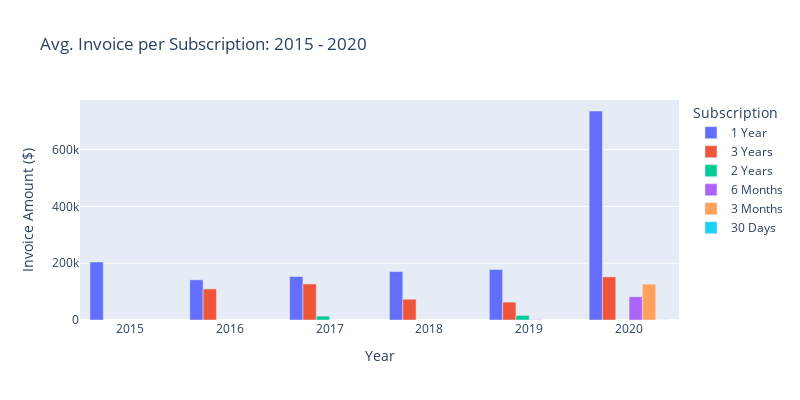
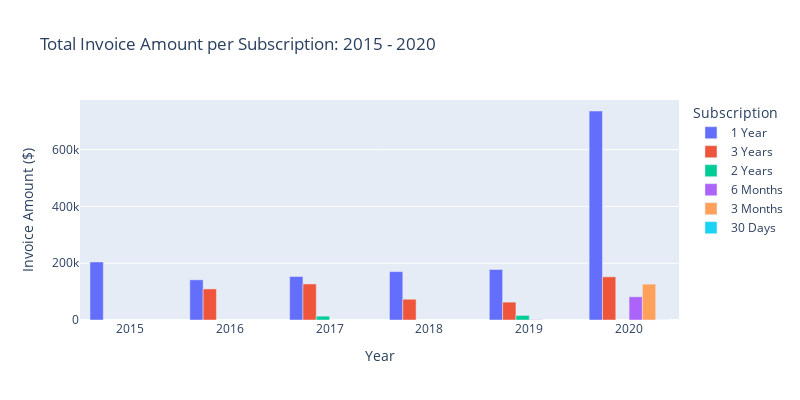
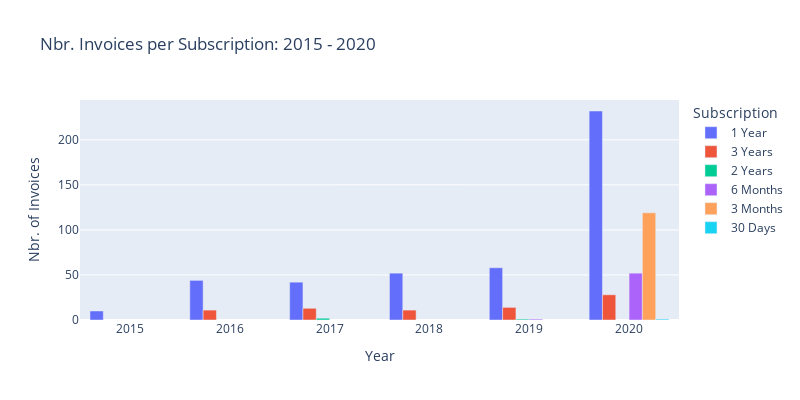
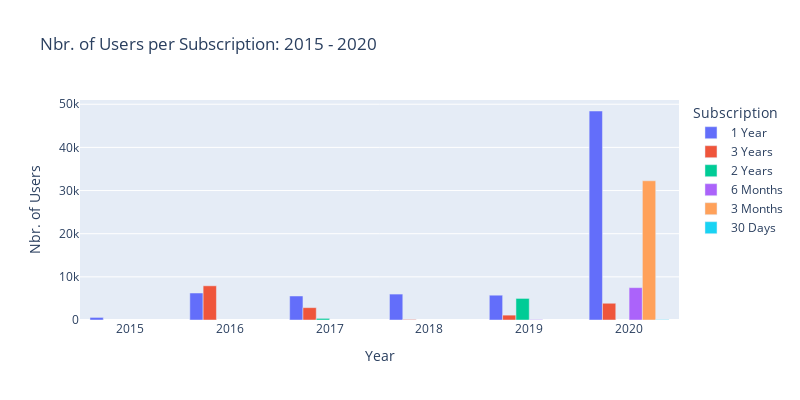

Notebook code cell kept with these figures, in order:
### Code cell
# Subscription quantity per subscription type
atlas_grouped__year_subscription__mean  = invoice_data_by_service_start.groupby(["InvoiceDate_Year", "Subscription"]).sum()
atlas_grouped__year_subscription__sum   = invoice_data_by_service_start.groupby(["InvoiceDate_Year", "Subscription"]).sum()
atlas_grouped__year_subscription__count = invoice_data_by_service_start.groupby(["InvoiceDate_Year", "Subscription"]).count()

plt__atlas_grouped__year_subscription__mean = tools.tool_plot_building.generate_plot__px_bar(
    data=atlas_grouped__year_subscription__mean.reset_index(),
    x="InvoiceDate_Year",
    y="InvoiceAmount",
    color="Subscription",
    title="Avg. Invoice per Subscription: 2015 - 2020",
    xlabel="Year",
    ylabel="Invoice Amount ($)",
    barmode="group", width=800, height=400
    )

plt__atlas_grouped__year_subscription__sum = tools.tool_plot_building.generate_plot__px_bar(
    data=atlas_grouped__year_subscription__sum.reset_index(),
    x="InvoiceDate_Year",
    y="InvoiceAmount",
    color="Subscription",
    title="Total Invoice Amount per Subscription: 2015 - 2020",
    xlabel="Year",
    ylabel="Invoice Amount ($)",
    barmode="group", width=800, height=400
    )

plt__atlas_grouped__year_subscription__count = tools.tool_plot_building.generate_plot__px_bar(
    data=atlas_grouped__year_subscription__count.reset_index(),
    x="InvoiceDate_Year",
    y="InvoiceAmount",
    color="Subscription",
    title="Nbr. Invoices per Subscription: 2015 - 2020",
    xlabel="Year",
    ylabel="Nbr. of Invoices",
    barmode="group", width=800, height=400
    )

plt__atlas_grouped__year_subscription__nbrusers = tools.tool_plot_building.generate_plot__px_bar(
    data=atlas_grouped__year_subscription__sum.reset_index(),
    x="InvoiceDate_Year",
    y="NumberofUsers",
    color="Subscription",
    title="Nbr. of Users per Subscription: 2015 - 2020",
    xlabel="Year",
    ylabel="Nbr. of Users",
    barmode="group", width=800, height=400
    )

pn.Column(
    plt__atlas_grouped__year_subscription__mean.show(),
    plt__atlas_grouped__year_subscription__sum.show(),
    plt__atlas_grouped__year_subscription__count.show(),
    plt__atlas_grouped__year_subscription__nbrusers.show()
)



# plt__atlas_grouped__year_subscription__count.show()

# .plot.pie(x="Customers", y="Invoice Amount", figsize=(8, 8))


# TODO Subscription count per subscription type

# TODO hvplot forall

# TODO use new data (removes 18months 5months)

### Figure 1 — Plotly figure (JSON) as saved in the notebook; plotly's stock layout.template omitted (floating-point values rounded to 4 significant figures)
{"data": [{"alignmentgroup": "True", "hovertemplate": "Subscription=1 Year<br>InvoiceDate_Year=%{x}<br>InvoiceAmount=%{y}<extra></extra>", "legendgroup": "1 Year", "marker": {"color": "#636efa"}, "name": "1 Year", "offsetgroup": "1 Year", "orientation": "v", "showlegend": true, "textposition": "auto", "type": "bar", "x": [2015, 2016, 2017, 2018, 2019, 2020], "xaxis": "x", "y": [204350, 141550, 153200, 170390, 177840, 736100.0], "yaxis": "y"}, {"alignmentgroup": "True", "hovertemplate": "Subscription=3 Years<br>InvoiceDate_Year=%{x}<br>InvoiceAmount=%{y}<extra></extra>", "legendgroup": "3 Years", "marker": {"color": "#EF553B"}, "name": "3 Years", "offsetgroup": "3 Years", "orientation": "v", "showlegend": true, "textposition": "auto", "type": "bar", "x": [2016, 2017, 2018, 2019, 2020], "xaxis": "x", "y": [109500, 126989, 73180, 62985, 152012], "yaxis": "y"}, {"alignmentgroup": "True", "hovertemplate": "Subscription=2 Years<br>InvoiceDate_Year=%{x}<br>InvoiceAmount=%{y}<extra></extra>", "legendgroup": "2 Years", "marker": {"color": "#00cc96"}, "name": "2 Years", "offsetgroup": "2 Years", "orientation": "v", "showlegend": true, "textposition": "auto", "type": "bar", "x": [2017, 2019], "xaxis": "x", "y": [13500, 16000], "yaxis": "y"}, {"alignmentgroup": "True", "hovertemplate": "Subscription=6 Months<br>InvoiceDate_Year=%{x}<br>InvoiceAmount=%{y}<extra></extra>", "legendgroup": "6 Months", "marker": {"color": "#ab63fa"}, "name": "6 Months", "offsetgroup": "6 Months", "orientation": "v", "showlegend": true, "textposition": "auto", "type": "bar", "x": [2019, 2020], "xaxis": "x", "y": [1250, 81806], "yaxis": "y"}, {"alignmentgroup": "True", "hovertemplate": "Subscription=3 Months<br>InvoiceDate_Year=%{x}<br>InvoiceAmount=%{y}<extra></extra>", "legendgroup": "3 Months", "marker": {"color": "#FFA15A"}, "name": "3 Months", "offsetgroup": "3 Months", "orientation": "v", "showlegend": true, "textposition": "auto", "type": "bar", "x": [2020], "xaxis": "x", "y": [126300.0], "yaxis": "y"}, {"alignmentgroup": "True", "hovertemplate": "Subscription=30 Days<br>InvoiceDate_Year=%{x}<br>InvoiceAmount=%{y}<extra></extra>", "legendgroup": "30 Days", "marker": {"color": "#19d3f3"}, "name": "30 Days", "offsetgroup": "30 Days", "orientation": "v", "showlegend": true, "textposition": "auto", "type": "bar", "x": [2020], "xaxis": "x", "y": [200], "yaxis": "y"}], "layout": {"barmode": "group", "height": 400, "legend": {"title": {"text": "Subscription"}, "tracegroupgap": 0}, "title": {"text": "Avg. Invoice per Subscription: 2015 - 2020"}, "width": 800, "xaxis": {"anchor": "y", "domain": [0, 1], "title": {"text": "Year"}}, "yaxis": {"anchor": "x", "domain": [0, 1], "title": {"text": "Invoice Amount ($)"}}}}

### Figure 2 — Plotly figure (JSON) as saved in the notebook; plotly's stock layout.template omitted (floating-point values rounded to 4 significant figures)
{"data": [{"alignmentgroup": "True", "hovertemplate": "Subscription=1 Year<br>InvoiceDate_Year=%{x}<br>InvoiceAmount=%{y}<extra></extra>", "legendgroup": "1 Year", "marker": {"color": "#636efa"}, "name": "1 Year", "offsetgroup": "1 Year", "orientation": "v", "showlegend": true, "textposition": "auto", "type": "bar", "x": [2015, 2016, 2017, 2018, 2019, 2020], "xaxis": "x", "y": [204350, 141550, 153200, 170390, 177840, 736100.0], "yaxis": "y"}, {"alignmentgroup": "True", "hovertemplate": "Subscription=3 Years<br>InvoiceDate_Year=%{x}<br>InvoiceAmount=%{y}<extra></extra>", "legendgroup": "3 Years", "marker": {"color": "#EF553B"}, "name": "3 Years", "offsetgroup": "3 Years", "orientation": "v", "showlegend": true, "textposition": "auto", "type": "bar", "x": [2016, 2017, 2018, 2019, 2020], "xaxis": "x", "y": [109500, 126989, 73180, 62985, 152012], "yaxis": "y"}, {"alignmentgroup": "True", "hovertemplate": "Subscription=2 Years<br>InvoiceDate_Year=%{x}<br>InvoiceAmount=%{y}<extra></extra>", "legendgroup": "2 Years", "marker": {"color": "#00cc96"}, "name": "2 Years", "offsetgroup": "2 Years", "orientation": "v", "showlegend": true, "textposition": "auto", "type": "bar", "x": [2017, 2019], "xaxis": "x", "y": [13500, 16000], "yaxis": "y"}, {"alignmentgroup": "True", "hovertemplate": "Subscription=6 Months<br>InvoiceDate_Year=%{x}<br>InvoiceAmount=%{y}<extra></extra>", "legendgroup": "6 Months", "marker": {"color": "#ab63fa"}, "name": "6 Months", "offsetgroup": "6 Months", "orientation": "v", "showlegend": true, "textposition": "auto", "type": "bar", "x": [2019, 2020], "xaxis": "x", "y": [1250, 81806], "yaxis": "y"}, {"alignmentgroup": "True", "hovertemplate": "Subscription=3 Months<br>InvoiceDate_Year=%{x}<br>InvoiceAmount=%{y}<extra></extra>", "legendgroup": "3 Months", "marker": {"color": "#FFA15A"}, "name": "3 Months", "offsetgroup": "3 Months", "orientation": "v", "showlegend": true, "textposition": "auto", "type": "bar", "x": [2020], "xaxis": "x", "y": [126300.0], "yaxis": "y"}, {"alignmentgroup": "True", "hovertemplate": "Subscription=30 Days<br>InvoiceDate_Year=%{x}<br>InvoiceAmount=%{y}<extra></extra>", "legendgroup": "30 Days", "marker": {"color": "#19d3f3"}, "name": "30 Days", "offsetgroup": "30 Days", "orientation": "v", "showlegend": true, "textposition": "auto", "type": "bar", "x": [2020], "xaxis": "x", "y": [200], "yaxis": "y"}], "layout": {"barmode": "group", "height": 400, "legend": {"title": {"text": "Subscription"}, "tracegroupgap": 0}, "title": {"text": "Total Invoice Amount per Subscription: 2015 - 2020"}, "width": 800, "xaxis": {"anchor": "y", "domain": [0, 1], "title": {"text": "Year"}}, "yaxis": {"anchor": "x", "domain": [0, 1], "title": {"text": "Invoice Amount ($)"}}}}

### Figure 3 — Plotly figure (JSON) as saved in the notebook; plotly's stock layout.template omitted (floating-point values rounded to 4 significant figures)
{"data": [{"alignmentgroup": "True", "hovertemplate": "Subscription=1 Year<br>InvoiceDate_Year=%{x}<br>InvoiceAmount=%{y}<extra></extra>", "legendgroup": "1 Year", "marker": {"color": "#636efa"}, "name": "1 Year", "offsetgroup": "1 Year", "orientation": "v", "showlegend": true, "textposition": "auto", "type": "bar", "x": [2015, 2016, 2017, 2018, 2019, 2020], "xaxis": "x", "y": [10, 44, 42, 52, 58, 232], "yaxis": "y"}, {"alignmentgroup": "True", "hovertemplate": "Subscription=3 Years<br>InvoiceDate_Year=%{x}<br>InvoiceAmount=%{y}<extra></extra>", "legendgroup": "3 Years", "marker": {"color": "#EF553B"}, "name": "3 Years", "offsetgroup": "3 Years", "orientation": "v", "showlegend": true, "textposition": "auto", "type": "bar", "x": [2016, 2017, 2018, 2019, 2020], "xaxis": "x", "y": [11, 13, 11, 14, 28], "yaxis": "y"}, {"alignmentgroup": "True", "hovertemplate": "Subscription=2 Years<br>InvoiceDate_Year=%{x}<br>InvoiceAmount=%{y}<extra></extra>", "legendgroup": "2 Years", "marker": {"color": "#00cc96"}, "name": "2 Years", "offsetgroup": "2 Years", "orientation": "v", "showlegend": true, "textposition": "auto", "type": "bar", "x": [2017, 2019], "xaxis": "x", "y": [2, 1], "yaxis": "y"}, {"alignmentgroup": "True", "hovertemplate": "Subscription=6 Months<br>InvoiceDate_Year=%{x}<br>InvoiceAmount=%{y}<extra></extra>", "legendgroup": "6 Months", "marker": {"color": "#ab63fa"}, "name": "6 Months", "offsetgroup": "6 Months", "orientation": "v", "showlegend": true, "textposition": "auto", "type": "bar", "x": [2019, 2020], "xaxis": "x", "y": [1, 52], "yaxis": "y"}, {"alignmentgroup": "True", "hovertemplate": "Subscription=3 Months<br>InvoiceDate_Year=%{x}<br>InvoiceAmount=%{y}<extra></extra>", "legendgroup": "3 Months", "marker": {"color": "#FFA15A"}, "name": "3 Months", "offsetgroup": "3 Months", "orientation": "v", "showlegend": true, "textposition": "auto", "type": "bar", "x": [2020], "xaxis": "x", "y": [119], "yaxis": "y"}, {"alignmentgroup": "True", "hovertemplate": "Subscription=30 Days<br>InvoiceDate_Year=%{x}<br>InvoiceAmount=%{y}<extra></extra>", "legendgroup": "30 Days", "marker": {"color": "#19d3f3"}, "name": "30 Days", "offsetgroup": "30 Days", "orientation": "v", "showlegend": true, "textposition": "auto", "type": "bar", "x": [2020], "xaxis": "x", "y": [1], "yaxis": "y"}], "layout": {"barmode": "group", "height": 400, "legend": {"title": {"text": "Subscription"}, "tracegroupgap": 0}, "title": {"text": "Nbr. Invoices per Subscription: 2015 - 2020"}, "width": 800, "xaxis": {"anchor": "y", "domain": [0, 1], "title": {"text": "Year"}}, "yaxis": {"anchor": "x", "domain": [0, 1], "title": {"text": "Nbr. of Invoices"}}}}

### Figure 4 — Plotly figure (JSON) as saved in the notebook; plotly's stock layout.template omitted (floating-point values rounded to 4 significant figures)
{"data": [{"alignmentgroup": "True", "hovertemplate": "Subscription=1 Year<br>InvoiceDate_Year=%{x}<br>NumberofUsers=%{y}<extra></extra>", "legendgroup": "1 Year", "marker": {"color": "#636efa"}, "name": "1 Year", "offsetgroup": "1 Year", "orientation": "v", "showlegend": true, "textposition": "auto", "type": "bar", "x": [2015, 2016, 2017, 2018, 2019, 2020], "xaxis": "x", "y": [600, 6255, 5565, 6009, 5748, 48434], "yaxis": "y"}, {"alignmentgroup": "True", "hovertemplate": "Subscription=3 Years<br>InvoiceDate_Year=%{x}<br>NumberofUsers=%{y}<extra></extra>", "legendgroup": "3 Years", "marker": {"color": "#EF553B"}, "name": "3 Years", "offsetgroup": "3 Years", "orientation": "v", "showlegend": true, "textposition": "auto", "type": "bar", "x": [2016, 2017, 2018, 2019, 2020], "xaxis": "x", "y": [7925, 2865, 125, 1128, 3882], "yaxis": "y"}, {"alignmentgroup": "True", "hovertemplate": "Subscription=2 Years<br>InvoiceDate_Year=%{x}<br>NumberofUsers=%{y}<extra></extra>", "legendgroup": "2 Years", "marker": {"color": "#00cc96"}, "name": "2 Years", "offsetgroup": "2 Years", "orientation": "v", "showlegend": true, "textposition": "auto", "type": "bar", "x": [2017, 2019], "xaxis": "x", "y": [375, 5000], "yaxis": "y"}, {"alignmentgroup": "True", "hovertemplate": "Subscription=6 Months<br>InvoiceDate_Year=%{x}<br>NumberofUsers=%{y}<extra></extra>", "legendgroup": "6 Months", "marker": {"color": "#ab63fa"}, "name": "6 Months", "offsetgroup": "6 Months", "orientation": "v", "showlegend": true, "textposition": "auto", "type": "bar", "x": [2019, 2020], "xaxis": "x", "y": [100, 7499], "yaxis": "y"}, {"alignmentgroup": "True", "hovertemplate": "Subscription=3 Months<br>InvoiceDate_Year=%{x}<br>NumberofUsers=%{y}<extra></extra>", "legendgroup": "3 Months", "marker": {"color": "#FFA15A"}, "name": "3 Months", "offsetgroup": "3 Months", "orientation": "v", "showlegend": true, "textposition": "auto", "type": "bar", "x": [2020], "xaxis": "x", "y": [32262], "yaxis": "y"}, {"alignmentgroup": "True", "hovertemplate": "Subscription=30 Days<br>InvoiceDate_Year=%{x}<br>NumberofUsers=%{y}<extra></extra>", "legendgroup": "30 Days", "marker": {"color": "#19d3f3"}, "name": "30 Days", "offsetgroup": "30 Days", "orientation": "v", "showlegend": true, "textposition": "auto", "type": "bar", "x": [2020], "xaxis": "x", "y": [90], "yaxis": "y"}], "layout": {"barmode": "group", "height": 400, "legend": {"title": {"text": "Subscription"}, "tracegroupgap": 0}, "title": {"text": "Nbr. of Users per Subscription: 2015 - 2020"}, "width": 800, "xaxis": {"anchor": "y", "domain": [0, 1], "title": {"text": "Year"}}, "yaxis": {"anchor": "x", "domain": [0, 1], "title": {"text": "Nbr. of Users"}}}}
